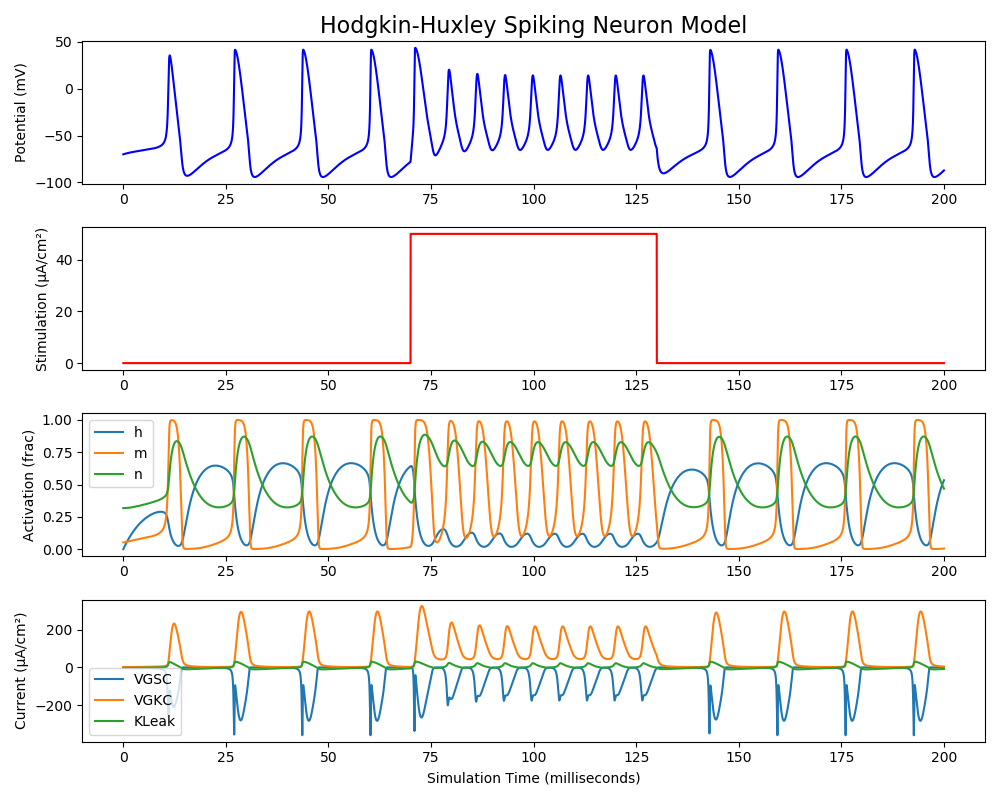

Write the Python code that produced this figure.
import sys
import os
if not os.path.exists("./src/pyhh/__init__.py"):
    raise Exception("script must be run in project root folder")
sys.path.append("./src")

import numpy as np
import matplotlib.pyplot as plt
import pyhh

if __name__ == "__main__":

    # customize a neuron model if desired
    model = pyhh.HHModel()
    model.gNa = 100  # typically 120
    model.gK = 5  # typically 36
    model.EK = -35  # typically -12

    # customize a stimulus waveform
    stim = np.zeros(20000)
    stim[7000:13000] = 50  # add a square pulse

    # simulate the model cell using the custom waveform
    sim = pyhh.Simulation(model)
    sim.Run(stimulusWaveform=stim, stepSizeMs=0.01)

    # plot the results with MatPlotLib
    plt.figure(figsize=(10, 8))

    ax1 = plt.subplot(411)
    ax1.plot(sim.times, sim.Vm - 70, color='b')
    ax1.set_ylabel("Potential (mV)")
    ax1.set_title("Hodgkin-Huxley Spiking Neuron Model", fontSize=16)

    ax2 = plt.subplot(412)
    ax2.plot(sim.times, stim, color='r')
    ax2.set_ylabel("Stimulation (µA/cm²)")

    ax3 = plt.subplot(413, sharex=ax1)
    ax3.plot(sim.times, sim.StateH, label='h')
    ax3.plot(sim.times, sim.StateM, label='m')
    ax3.plot(sim.times, sim.StateN, label='n')
    ax3.set_ylabel("Activation (frac)")
    ax3.legend()

    ax4 = plt.subplot(414, sharex=ax1)
    ax4.plot(sim.times, sim.INa, label='VGSC')
    ax4.plot(sim.times, sim.IK, label='VGKC')
    ax4.plot(sim.times, sim.IKleak, label='KLeak')
    ax4.set_ylabel("Current (µA/cm²)")
    ax4.set_xlabel("Simulation Time (milliseconds)")
    ax4.legend()

    plt.tight_layout()
    plt.savefig("tests/demo.png")
    plt.show()

    np.save('value/vm', sim.Vm)
    np.save('value/hs', sim.StateH)
    np.save('value/ms', sim.StateM)
    np.save('value/ns', sim.StateN)

    np.save('value/na', sim.AlphaN)
